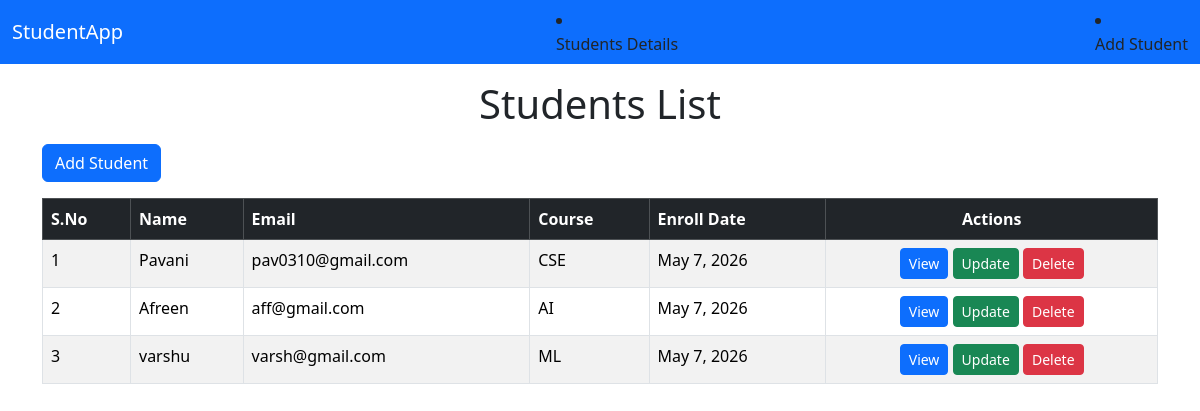
The app's page /, older data.
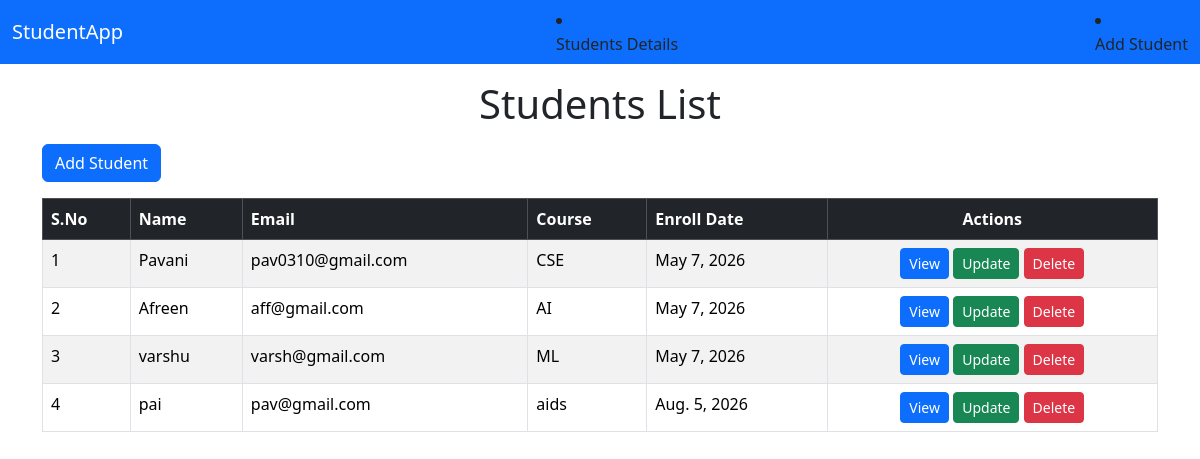
The same page, newer data.
### student_CRUD/models.py (models this page shows, shortened)
class StudentDetail(models.Model):
    name=models.CharField(max_length=100)
    email=models.CharField(max_length=100,unique=True)
    course=models.CharField(max_length=50)
    enroll_date=models.DateField()

### student_CRUD/views.py (the view)
# urls.py: path('', views.homepage, name='homepage'),
def homepage(request):
    students = StudentDetail.objects.all()
    return render(request, "homepage.html", {
        "students": students
    })

### student_CRUD/templates/homepage.html (shortened to what this page needs)
{% extends "master.html" %}
{% block content %}
<h1 class="text-center mt-3 mb-3">Students List</h1>
<div class="container">
    <a href="{% url 'add-student' %}" class="btn btn-primary mb-3">
        Add Student
    </a>
    <table class="table table-striped table-bordered">
        <thead class="table-dark">
            <tr>
                <th>S.No</th>
                <th>Name</th>
                <th>Email</th>
                <th>Course</th>
                <th>Enroll Date</th>
                <th class="text-center">Actions</th>
            </tr>
        </thead>
        <tbody>
            {% for student in students %}
            <tr>
                <td>{{ forloop.counter }}</td>
                <td>{{ student.name }}</td>
                <td>{{ student.email }}</td>
                <td>{{ student.course }}</td>
                <td>{{ student.enroll_date }}</td>
                <td class="text-center">
                    <a href="{% url 'details' student.id %}" class="btn btn-primary btn-sm">
                        View
                    </a>
                    <a href="{% url 'update' student.id %}" class="btn btn-success btn-sm">
                        Update
                    </a>
                    <a href="{% url 'delete-student' student.id %}" class="btn btn-danger btn-sm">
                        Delete
                    </a>
                </td>
            </tr>
            {% empty %}
            <tr>
                <td colspan="6" class="text-center">
                    No students found.
                </td>
            </tr>
            {% endfor %}
        </tbody>
    </table>
</div>
{% endblock content %}

Row changes from the older to the newer data that the page shows:
added StudentDetail: name "pai", email "pav@gmail.com", course "aids", enroll_date "Aug. 5, 2026"
